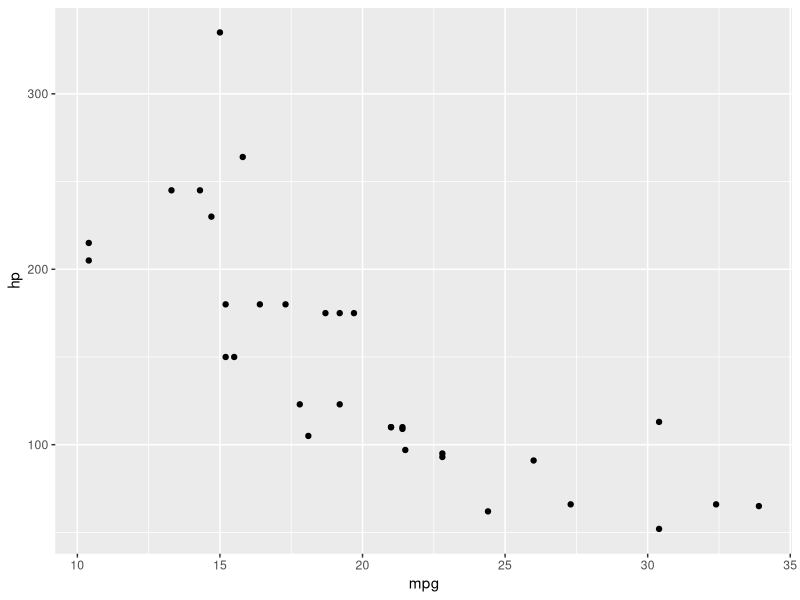
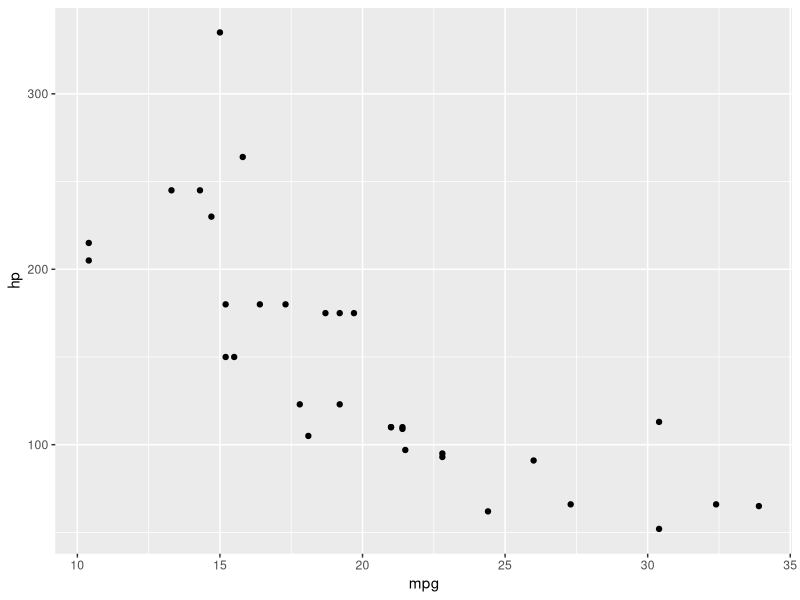

Source code (R) for these figures, in order:
## ---- chunk 1
mtcars
library("ggplot2")
ggplot(mtcars, mapping = aes(mpg, hp))+
  geom_point()
## ---- chunk 2
ggplot(mtcars, mapping = aes(mpg, hp))+
  geom_point()
